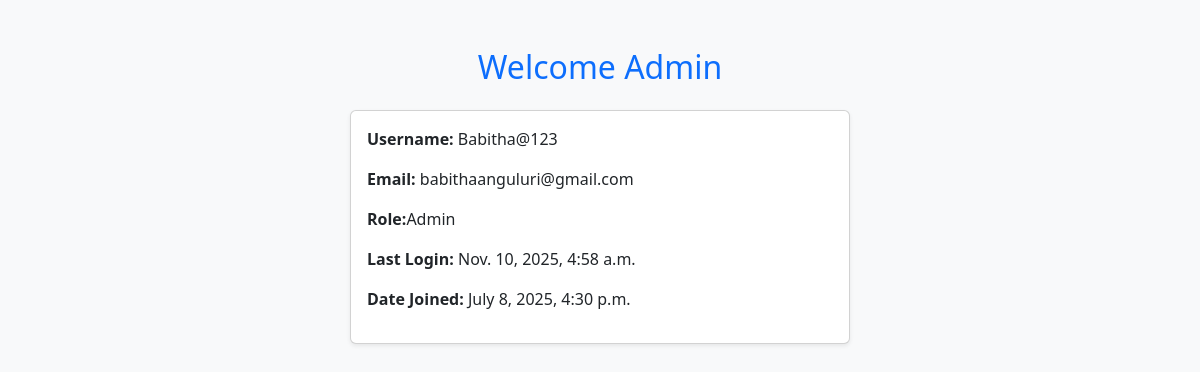
The app's page /admin-profile/ (signed in) with its own data.
### CampusConnectApp/models.py (models this page shows, shortened)
class CustomUser(AbstractUser):
    ROLE_CHOICES = [
        ('ADMIN', 'Admin'),
        ('STAFF', 'Staff'),
        ('STUDENT', 'Student'),
    ]
    role = models.CharField(max_length=10, choices=ROLE_CHOICES)

### CampusConnectApp/views.py (the view)
# urls.py: path('admin-profile/', views.admin_profile, name='admin_profile'),
@staff_member_required
def admin_profile(request):
    return render(request, 'admin_profile.html', {'user': request.user})

### CampusConnectApp/templates/admin_profile.html (shortened to what this page needs)
{% load static %}
<!DOCTYPE html>
<html>
<head>
  <link rel="stylesheet" href="{% static 'css/bootstrap.min.css' %}">
</head>
<body class="bg-light">
  <div class="container mt-5">
    <h2 class="text-primary text-center mb-4">Welcome Admin {{ user.first_name }} {{ user.last_name }}</h2>
    <div class="card shadow-sm mx-auto" style="max-width: 500px;">
      <div class="card-body">
        <p><strong>Username:</strong> {{ user.username }}</p>
        <p><strong>Email:</strong> {{ user.email }}</p>
        <p><strong>Role:</strong>Admin</p>
        <p><strong>Last Login:</strong> {{ user.last_login }}</p>
        <p><strong>Date Joined:</strong> {{ user.date_joined }}</p>
      </div>
    </div>
  </div>
</body>
</html>

### records on screen
CustomUser: username "Babitha@123", email "babithaanguluri@gmail.com", last_login "Nov. 10, 2025, 4:58 a.m.", date_joined "July 8, 2025, 4:30 p.m."
